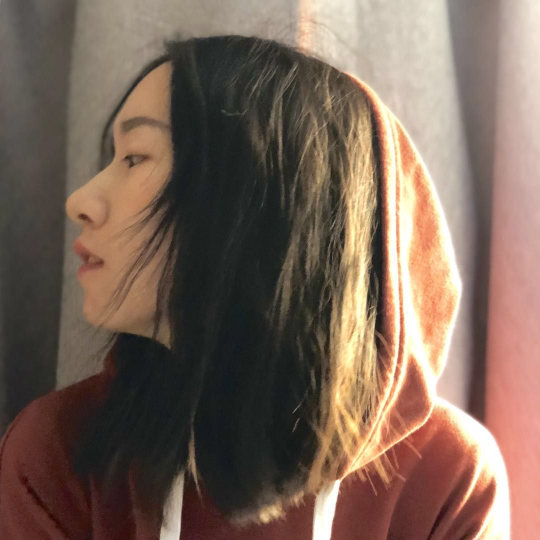
#> input picture Python-OpenCV/image_source.jpg, 1080 x 1080 px (shown at 1/2 size)
$ python blur.py
#> lines starting #> are read from the running program, lines starting #| are printed output that depends on the picture; after the words box and inside, x2 and y2 are one past the last pixel; in counts of white or black regions, pixels touching at a corner belong together
import os
import sys

import cv2


def get_mask(path):
    img = cv2.imread(path, 0)
    value = img[30][150]
    img_resize = cv2.resize(img, (1080, 1080))
    print(img.shape)
    ret, img_dst = cv2.threshold(img_resize, value, 255, cv2.THRESH_BINARY)
    cv2.imwrite(path + '_dst.png', img_dst)
    return img_dst


def blur_image_with_depth_map(image_path, depth_map, debug=True):
#> called with image_path = 'image_source.jpg', depth_map = 'image_depth.png', debug = True
    img = cv2.imread(image_path)
#> img is the input picture: shape (1080, 1080, 3); mean B, G, R 88, 100.9, 121.7
    img_depth = cv2.imread(depth_map, 0)
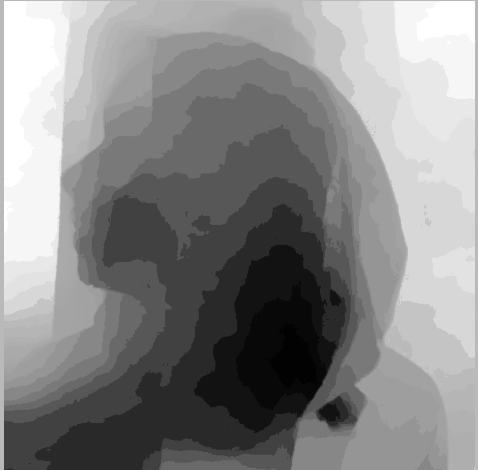
#> input picture Python-OpenCV/image_depth.png, 478 x 470 px
#> img_depth: shape (470, 478); min 2, max 255, mean 135.8
    print(img.shape)
#| (1080, 1080, 3)
    print(img_depth.shape)
#| (470, 478)
    # print(img)
    # img_dst = cv2.blur(img, (55, 55))
    img_dst = cv2.GaussianBlur(img, (155, 155), 0)
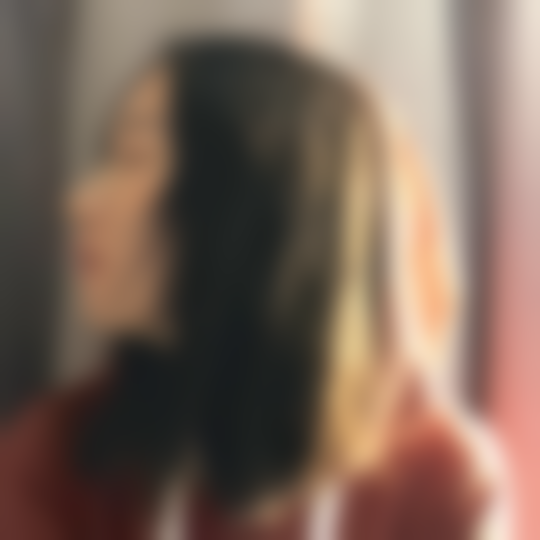
#> img_dst: shape (1080, 1080, 3) (shown at 1/2 size); mean B, G, R 88, 100.8, 121.7
    # img_dst = cv2.bilateralFilter(img, 9, 75, 75)
    cv2.imwrite(image_path + '_dst.png', img_dst)
    mask = get_mask(depth_map)
#> in get_mask, `value = img[30][150]`: value = 174
#| (470, 478)
#> in get_mask, `ret, img_dst = cv2.threshold(img_resize, value, 255, cv2.THRESH_BINARY)`:
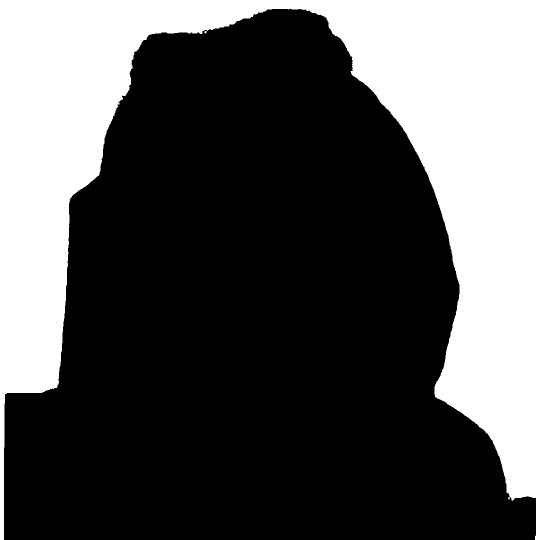
#> img_dst: shape (1080, 1080) (shown at 1/2 size); 33.1% white; 2 white regions (1 under 20 px), largest, box (x1, y1, x2, y2) and area: (0, 0, 1080, 1080) 386417
    width, height, channels = img.shape
#> width = 1080; height = 1080; channels = 3
    center = (height//2, width//2)
#> center = (540, 540)
    mixed_clone = cv2.seamlessClone(
        img_dst, img, mask, center, cv2.NORMAL_CLONE)
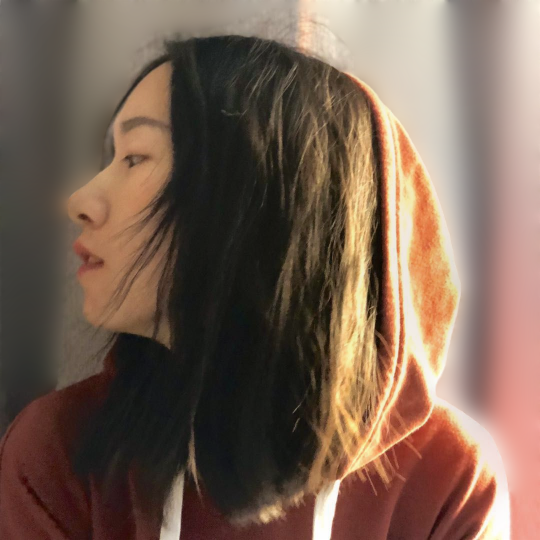
#> mixed_clone: shape (1080, 1080, 3) (shown at 1/2 size); mean B, G, R 82.8, 97.2, 119.6
    # mixed_clone = cv2.seamlessClone(
    #     img_dst, img, mask, center, cv2.MIXED_CLONE)
    # mixed_clone = cv2.seamlessClone(
    #     img_dst, img, mask, center, cv2.MONOCHROME_TRANSFER)
    cv2.imwrite(image_path + '_dst_mixed.png', mixed_clone)


if __name__ == "__main__":
    print(__file__)
    blur_image_with_depth_map("image_source.jpg", "image_depth.png")
    get_mask("image_depth.png")
#| (470, 478)
